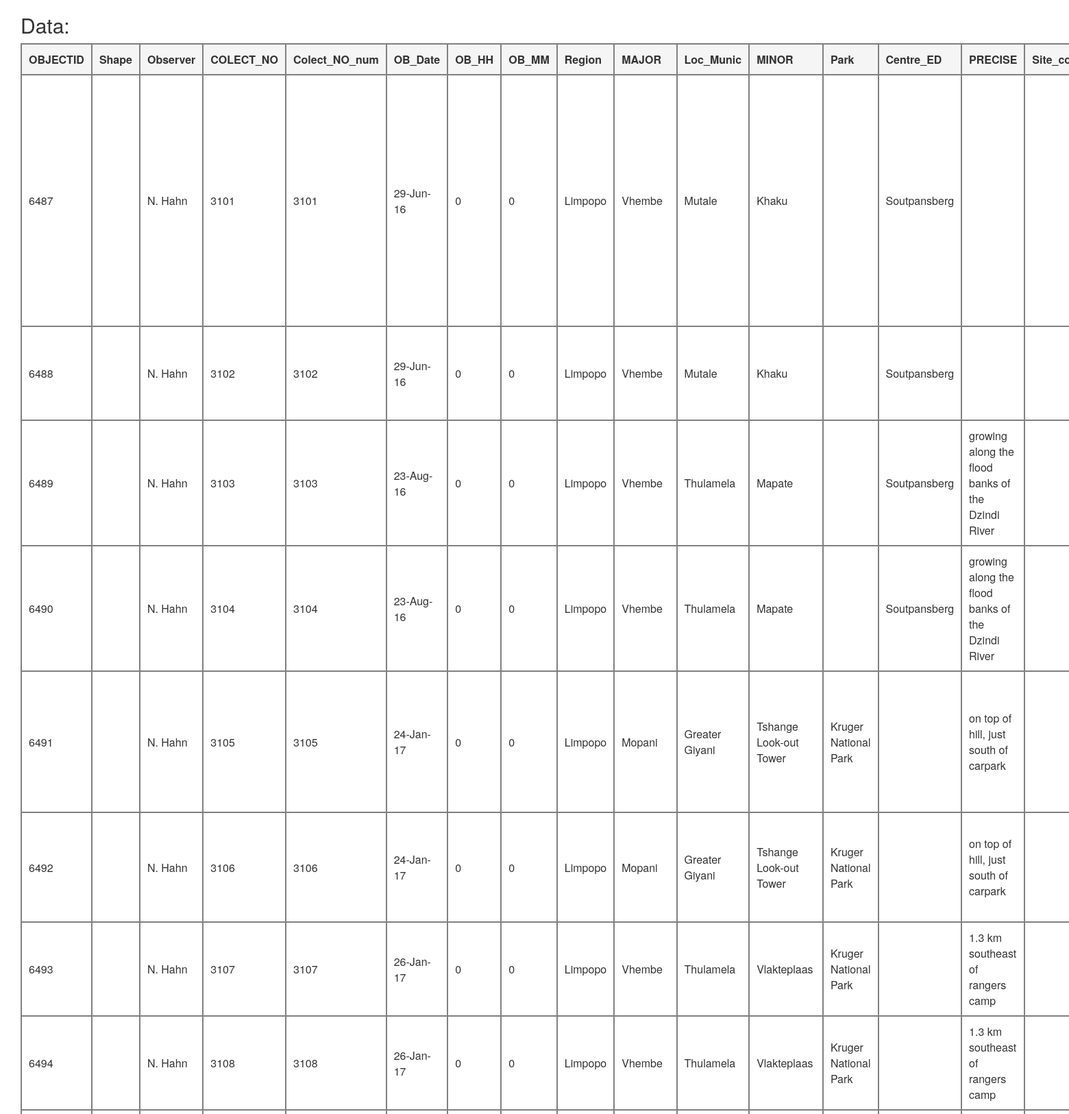
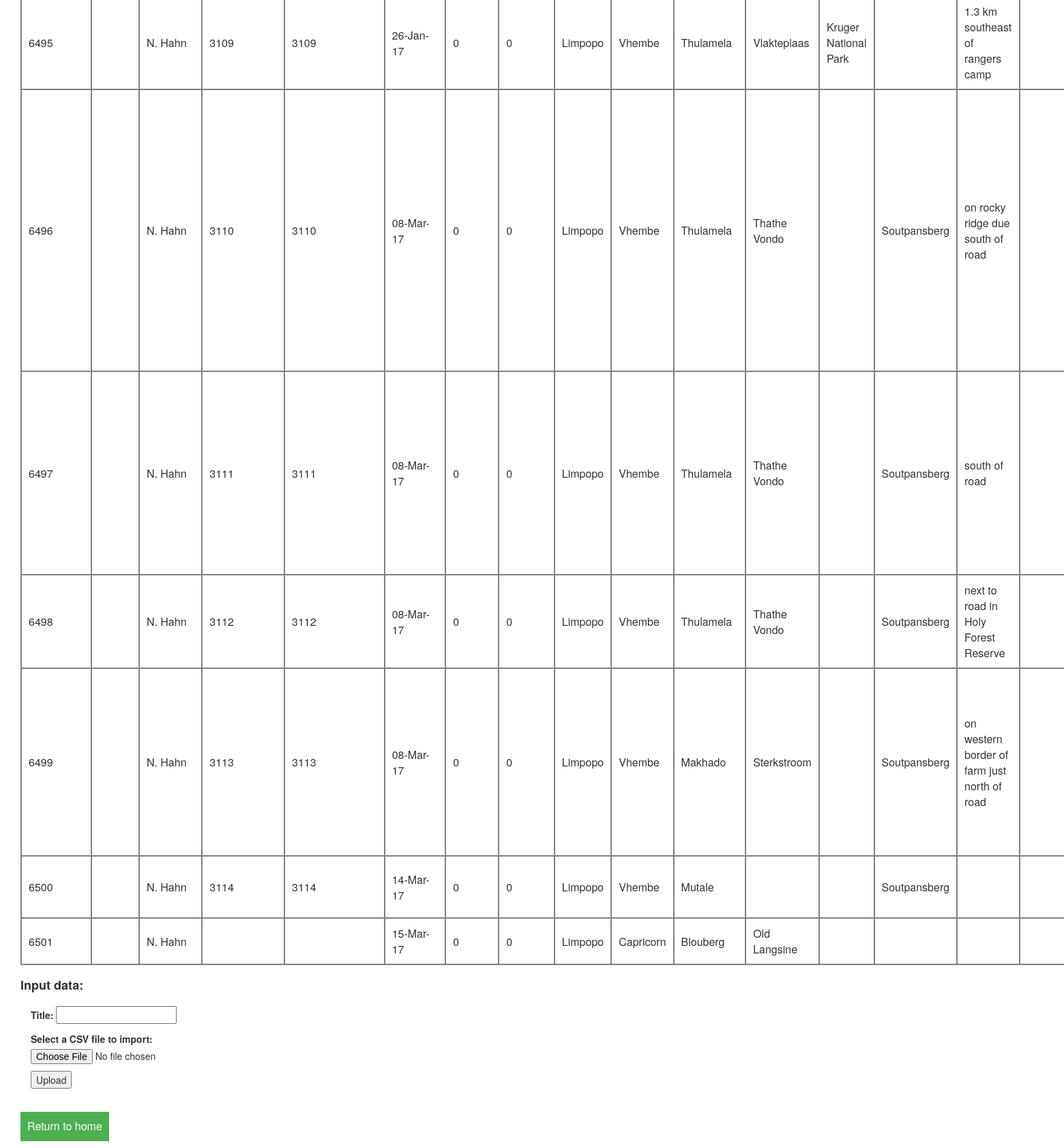
Page /upload/ on the committed database (2 pictures, top to bottom).
### BIMS/models.py (models this page shows, shortened)
class SlotData(models.Model):
    object_id = models.CharField(
        max_length=50,
        verbose_name=_('OBJECTID'),
        blank=True,
    )
    shape = models.CharField(
        max_length=250,
        verbose_name=_('Shape'),
        blank=True,
    )
    observer = models.CharField(
        max_length=100,
        verbose_name=_('Observer'),
        blank=True,
    )
    colect_no = models.CharField(
        max_length=50,
        verbose_name=_('COLECT_NO'),
        blank=True,
    )
    colect_no_num = models.CharField(
        max_length=50,
        verbose_name=_('COLECT_NO_NUM'),
        blank=True,
    )
    ob_date = models.CharField(
        verbose_name=_('OB_Date'),
        max_length=50,
        blank=True,)
    ob_hh = models.CharField(
        max_length=50,
        verbose_name=_('OB_HH'),
        blank=True,
    )
    ob_mm = models.CharField(
        max_length=50,
        verbose_name=_('OB_MM'),
        blank=True,
    )
    region = models.CharField(
        max_length=100,
        verbose_name=_('Region'),
    )
    major = models.CharField(
        max_length=100,
        verbose_name=_('MAJOR'),
        blank=True,
    )
    loc_munic = models.CharField(
        max_length=250,
        verbose_name=_('Loc_Munic'),
        blank=True,
    )
    minor = models.CharField(
        max_length=100,
        verbose_name=_('MINOR'),
        blank=True,
    )
    park = models.CharField(
        max_length=250,
        verbose_name=_('Park'),
        blank=True,
    )
    centre_ed = models.CharField(
        max_length=250,
        verbose_name=_('Centre_ED'),
        blank=True,
    )
    precise = models.TextField(
        verbose_name=_('PRECISE'),
        blank=True,
        max_length=500,
    )
    site_code = models.CharField(
        max_length=250,
        verbose_name=_('Site_code'),
        blank=True,
    )
    notes = models.TextField(
        max_length=1000,
        verbose_name=_('NOTES'),
        blank=True,
    )
    notes_2 = models.TextField(
        max_length=1000,
        verbose_name=_('NOTES_2'),
        blank=True,
    )
    abundance = models.CharField(
        max_length=250,
        verbose_name=_('Abundance'),
        blank=True,
    )
    veg_type = models.CharField(
        max_length=100,
        verbose_name=_('VEG_TYPE'),
        blank=True,
    )
    habitat = models.CharField(
        max_length=250,
        verbose_name=_('Habitat'),
        blank=True,
    )
    substrat = models.CharField(
        max_length=250,
        verbose_name=_('SUBSTRAT'),
        blank=True,
    )
    soile = models.CharField(
        max_length=250,
        verbose_name=_('SOILE'),
        blank=True,
    )
    moisture = models.CharField(
        max_length=250,
        verbose_name=_('MOISTURE'),
        blank=True,
    )
    exposure = models.CharField(
        max_length=250,
        verbose_name=_('EXPOSURE'),
        blank=True,
    )
    lithology = models.CharField(
        max_length=250,
        verbose_name=_('LITHOLOGY'),
        blank=True,
    )
    biotic_efe = models.CharField(
        max_length=250,
        verbose_name=_('Biotic_Efe'),
        blank=True,
    )
    aspect = models.CharField(
        max_length=100,
        verbose_name=_('ASPECT'),
        blank=True,
    )
    asp_no = models.CharField(
        max_length=100,
        verbose_name=_('Asp_no'),
        blank=True,
    )
    asp_mag = models.CharField(
        max_length=100,
        verbose_name=_('Asp_mag'),
        blank=True,
    )
    mag_decline = models.CharField(
        max_length=100,
        verbose_name=_('Mag_decline'),
        blank=True,
    )
    slope = models.CharField(
        max_length=250,
        verbose_name=_('SLOPE'),
        blank=True,
    )
    slope_deg = models.CharField(
        max_length=250,
        verbose_name=_('Slope_deg'),
        blank=True,
    )
    groth_form = models.CharField(
        max_length=250,
        verbose_name=_('GROTH_FORM'),
        blank=True,
    )
    sp_hait = models.CharField(
        max_length=30, blank=True, verbose_name=_('SP_HAIT'))
    spec_morf = models.CharField(
        max_length=250,
        verbose_name=_('SPEC_MORF'),
        blank=True,
    )
    ob_type = models.CharField(
        max_length=250,
        verbose_name=_('OB_type'),
        blank=True,
    )
    ob_method = models.CharField(
        max_length=250,
        verbose_name=_('OB_method'),
        blank=True,
    )
    spes_tipe = models.CharField(
        max_length=250,
        verbose_name=_('SPES_TIPE'),
        blank=True,
    )
    herb = models.CharField(
        max_length=250,
        verbose_name=_('Herb'),
        blank=True,
    )
    p_name = models.CharField(
        max_length=250,
        verbose_name=_('p_name'),
        blank=True,
    )
    name = models.TextField(
        max_length=500,
        verbose_name=_('name'),
        blank=True,
    )
    sp_no = models.CharField(
        max_length=100,
        verbose_name=_('sp_no'),
        blank=True,
    )
    sp_no_pre = models.CharField(
        max_length=100,
        verbose_name=_('sp_no_PRE'),
        blank=True,
    )
    grid_ref = models.CharField(
        max_length=100,
        verbose_name=_('Grid_Ref'),
        blank=True,
    )
    pentad = models.CharField(
        max_length=100,
        verbose_name=_('PENTAD'),
        blank=True,
    )
    alt = models.CharField(
        max_length=100,
        verbose_name=_('alt'),
        blank=True,
    )
    point_x = models.CharField(
        verbose_name=_('POINT_X'),
        blank=True,
        max_length=10,
    )
    point_y = models.CharField(
        verbose_name=_('POINT_Y'),
        blank=True,
        max_length=10,
    )
    point_z = models.CharField(
        verbose_name=_('POINT_Z'),
        blank=True,
        max_length=10,
    )
    point_m = models.CharField(
        verbose_name=_('POINT_M'),
        blank=True,
        max_length=10,
    )
    x_h = models.CharField(
        verbose_name=_('x_h'),
        blank=True,
        max_length=10,
    )
    x_m = models.CharField(
        verbose_name=_('x_m'),
        blank=True,
        max_length=10,
    )
    x_s = models.CharField(
        verbose_name=_('x_s'),
        blank=True,
        max_length=10,
    )
    y_h = models.CharField(
        verbose_name=_('y_h'),
        blank=True,
        max_length=10,
    )
    y_m = models.CharField(
        verbose_name=_('y_m'),
        blank=True,
        max_length=10,
    )
    y_s = models.CharField(
        verbose_name=_('y_s'),
        blank=True,
        max_length=10,
    )
    c_year = models.CharField(
        max_length=10,
        verbose_name=_('c_year'),
        blank=True,
    )
    c_month = models.CharField(
        max_length=10,
        verbose_name=_('c_month'),
        blank=True,
    )
    c_day = models.CharField(
        max_length=10,
        verbose_name=_('c_day'),
        blank=True,
    )
    project = models.CharField(
        max_length=250,
        verbose_name=_('Project'),
        blank=True,
    )
    id_by = models.CharField(
        max_length=250,
        verbose_name=_('ID_By'),
        blank=True,
    )
    verified = models.CharField(
        max_length=250,
        verbose_name=_('Verified'),
        blank=True,
    )
    on_list = models.CharField(
        max_length=100,
        verbose_name=_('on_list'),
        blank=True,
    )
    rd_status = models.CharField(
        max_length=100,
        verbose_name=_('RD_status'),
        blank=True,
    )
    confidence = models.CharField(
        max_length=100,
        verbose_name=_('Confidence'),
        blank=True,
    )
    latitude = models.CharField(
        max_length=100,
        verbose_name=_('LATITUDE'),
        blank=True,
    )
    longitude = models.CharField(
        max_length=100,
        verbose_name=_('LONGITUDE'),
        blank=True,
    )
    data_admin = models.CharField(
        max_length=100,
        verbose_name=_('Data_admin'),
        blank=True,
    )
    i_her_sout = models.CharField(
        max_length=100,
        verbose_name=_('I_HER_SOUT'),
        blank=True,
    )
    need_id = models.CharField(
        max_length=100,
        verbose_name=_('NEED_ID'),
        blank=True,
    )
    det_date = models.CharField(
        max_length=100,
        verbose_name=_('Det_date'),
        blank=True,
    )
    coll_p_no = models.CharField(
        max_length=100,
        verbose_name=_('COLL_P_NO'),
        blank=True,
    )
    ref = models.CharField(
        max_length=250,
        verbose_name=_('Ref'),
        blank=True,
    )
    link2 = models.CharField(
        max_length=250,
        verbose_name=_('link2'),
        blank=True,
    )
    lat_long = models.CharField(
        max_length=250,
        verbose_name=_('latlong'),
        blank=True,
    )
    datum = models.CharField(
        max_length=250,
        verbose_name=_('datum'),
        blank=True,
    )
    class Meta:
        verbose_name = _('Slot Data')
        ordering = ['pk']

### BIMS/views.py (the view)
# urls.py: url(r'^upload/$', views.file_upload, name='upload_file'),
def file_upload(request):
    if request.method == 'POST':
        form = DataTableForm(request.POST, request.FILES)
        if form.is_valid():
            uploaded_file = request.FILES['document']
            reader = csv.reader(uploaded_file)
            header = next(reader)
            for row in reader:
                    _, created = SlotData.objects.get_or_create(
                        object_id=row[0], shape=row[1], observer=row[2],
                        colect_no=row[3], colect_no_num=row[4], ob_date=row[5],
                        ob_hh=row[6], ob_mm=row[7], region=row[8],
                        major=row[9], loc_munic=row[10], minor=row[11],
                        park=row[12], centre_ed=row[13], precise=row[14],
                        site_code=row[15], notes=row[16], notes_2=row[17],
                        abundance=row[18], veg_type=row[19], habitat=row[20],
                        substrat=row[21], soile=row[22], moisture=row[23],
                        exposure=row[24], lithology=row[25], biotic_efe=row[26],
                        aspect=row[27], asp_no=row[28], asp_mag=row[29],
                        mag_decline=row[30], slope=row[31], slope_deg=row[32],
                        groth_form=row[33], sp_hait=row[34], spec_morf=row[35],
                        ob_type=row[36], ob_method=row[37], spes_tipe=row[38],
                        herb=row[39], p_name=row[40], name=row[41], sp_no=row[42],
                        sp_no_pre=row[43], grid_ref=row[44], pentad=row[45], alt=row[46],
                        point_x=row[47], point_y=row[48], point_z=row[49],
                        point_m=row[50], x_h=row[51], x_m=row[52], x_s=row[53],
                        y_h=row[54], y_m=row[55], y_s=row[56], c_year=row[57],
                        c_month=row[58], c_day=row[59], project=row[60], id_by=row[61],
                        verified=row[62], on_list=row[63], rd_status=row[64],
                        confidence=row[65], latitude=row[66], longitude=row[67],
                        data_admin=row[68], i_her_sout=row[69], need_id=row[70],
                        det_date=row[71], coll_p_no=row[72], ref=row[73], link2=row[74],
                        lat_long=row[75], datum=row[76])
            form.save()
    else:
        form = DataTableForm()
    slotdata = SlotData.objects.all()
    return render(request, 'upload.html', {
        'form': form, 'slotdata':slotdata,
    })

### BIMS/forms.py (shortened to what this page needs)
class DataTableForm(forms.ModelForm):
    title = forms.CharField(max_length=50)
    document = forms.FileField(
        label='Select a CSV file to import:',
        required=False
    )
    class Meta:
        model = DataTable
        fields = ('title', 'document',)
    def __init__(self, *args, **kwargs):
        super(DataTableForm, self).__init__(*args, **kwargs)

### BIMS/templates/upload.html (shortened to what this page needs)
{% load i18n %}
{% block head_title %}<h2 style="margin-left: 30px;">Data:</h2>{% endblock %}
{% load static %}
{% block css_head %}
    <link href="https://cdnjs.cloudflare.com/ajax/libs/jqueryui/1.11.4/jquery-ui.min.css" rel="stylesheet" type="text/css" media="screen, projection" />
    <link rel="stylesheet" href="https://maxcdn.bootstrapcdn.com/bootstrap/3.3.5/css/bootstrap.min.css">
    <link rel="stylesheet" href="https://maxcdn.bootstrapcdn.com/bootstrap/3.3.5/css/bootstrap-theme.min.css">
{% endblock css_head %}
{% block content %}
    {% include "data_grid.html" %}
    <h4 style="margin-top: 20px; font-weight: bold; margin-left: 30px">Input data:</h4>
    <div class="container" style="margin-top: 20px; margin-left: 30px">
        <form name="file_uploaded" method="post" enctype="multipart/form-data">
            {{ form.as_p }}
            <button type="submit">Upload</button>
        </form>
    </div>
  <p style="margin-top: 20px; margin-left: 30px;"><a class="button" href="{% url 'index' %}">Return to home</a></p>
{% endblock %}

### BIMS/templates/data_grid.html (shortened to what this page needs)
{% block content %}
    <table>
    <tr>
        <th>OBJECTID</th> <th>Shape</th> <th>Observer</th> <th>COLECT_NO</th> <th>Colect_NO_num</th> <th>OB_Date</th>
        <th>OB_HH</th> <th>OB_MM</th> <th>Region</th> <th>MAJOR</th> <th>Loc_Munic</th>	<th>MINOR</th> <th>Park</th>
        <th>Centre_ED</th> <th>PRECISE</th>	<th>Site_code</th> <th>NOTES</th> <th>NOTES_2</th> <th>Abundance</th>
    </tr>
    {% for slot in slotdata %}
        <tr>
            <td>{{ slot.object_id }}</td> <td>{{ slot.shape }}</td> <td>{{ slot.observer }}</td> <td>{{ slot.colect_no }}</td>
            <td>{{ slot.colect_no_num }}</td> <td>{{ slot.ob_date }}</td> <td>{{ slot.ob_hh }}</td> <td>{{ slot.ob_mm }}</td> <td>{{ slot.region }}</td>
            <td>{{ slot.major }}</td> <td>{{ slot.loc_munic }}</td> <td>{{ slot.minor }}</td> <td>{{ slot.park }}</td>
            <td>{{ slot.centre_ed }}</td> <td>{{ slot.precise }}</td> <td>{{ slot.site_code }}</td> <td>{{ slot.notes }}</td>
        </tr>
    {% endfor %}
    </table>
{% endblock %}

### BIMS/templates/upload.html (style rules this page uses)
.button { background-color: #4CAF50; border: none; color: white; padding: 10px 10px; text-align: center; text-decoration: none; display: inline-block; font-size: 16px; }

### BIMS/templates/data_grid.html (style rules this page uses)
table { margin: 10px 30px; }
th { background-color: #f5f5f5; }
table, td, th { padding: 10px; border: 2px solid grey; }

### rows in the picture
SlotData: object_id "6487", observer "N. Hahn", colect_no "3101", colect_no_num "3101", ob_date "29-Jun-16", ob_hh "0", ob_mm "0", region "Limpopo", major "Vhembe", loc_munic "Mutale", minor "Khaku", centre_ed "Soutpansberg"
SlotData: object_id "6488", observer "N. Hahn", colect_no "3102", colect_no_num "3102", ob_date "29-Jun-16", ob_hh "0", ob_mm "0", region "Limpopo", major "Vhembe", loc_munic "Mutale", minor "Khaku", centre_ed "Soutpansberg"
SlotData: object_id "6489", observer "N. Hahn", colect_no "3103", colect_no_num "3103", ob_date "23-Aug-16", ob_hh "0", ob_mm "0", region "Limpopo", major "Vhembe", loc_munic "Thulamela", minor "Mapate", centre_ed "Soutpansberg", precise "growing along the flood banks of the Dzindi River"
SlotData: object_id "6490", observer "N. Hahn", colect_no "3104", colect_no_num "3104", ob_date "23-Aug-16", ob_hh "0", ob_mm "0", region "Limpopo", major "Vhembe", loc_munic "Thulamela", minor "Mapate", centre_ed "Soutpansberg", precise "growing along the flood banks of the Dzindi River"
SlotData: object_id "6491", observer "N. Hahn", colect_no "3105", colect_no_num "3105", ob_date "24-Jan-17", ob_hh "0", ob_mm "0", region "Limpopo", major "Mopani", loc_munic "Greater Giyani", minor "Tshange Look-out Tower", park "Kruger National Park", precise "on top of hill, just south of carpark"
SlotData: object_id "6492", observer "N. Hahn", colect_no "3106", colect_no_num "3106", ob_date "24-Jan-17", ob_hh "0", ob_mm "0", region "Limpopo", major "Mopani", loc_munic "Greater Giyani", minor "Tshange Look-out Tower", park "Kruger National Park", precise "on top of hill, just south of carpark"
SlotData: object_id "6493", observer "N. Hahn", colect_no "3107", colect_no_num "3107", ob_date "26-Jan-17", ob_hh "0", ob_mm "0", region "Limpopo", major "Vhembe", loc_munic "Thulamela", minor "Vlakteplaas", park "Kruger National Park", precise "1.3 km southeast of rangers camp"
SlotData: object_id "6494", observer "N. Hahn", colect_no "3108", colect_no_num "3108", ob_date "26-Jan-17", ob_hh "0", ob_mm "0", region "Limpopo", major "Vhembe", loc_munic "Thulamela", minor "Vlakteplaas", park "Kruger National Park", precise "1.3 km southeast of rangers camp"
SlotData: object_id "6495", observer "N. Hahn", colect_no "3109", colect_no_num "3109", ob_date "26-Jan-17", ob_hh "0", ob_mm "0", region "Limpopo", major "Vhembe", loc_munic "Thulamela", minor "Vlakteplaas", park "Kruger National Park", precise "1.3 km southeast of rangers camp"
SlotData: object_id "6496", observer "N. Hahn", colect_no "3110", colect_no_num "3110", ob_date "08-Mar-17", ob_hh "0", ob_mm "0", region "Limpopo", major "Vhembe", loc_munic "Thulamela", minor "Thathe Vondo", centre_ed "Soutpansberg", precise "on rocky ridge due south of road"
SlotData: object_id "6497", observer "N. Hahn", colect_no "3111", colect_no_num "3111", ob_date "08-Mar-17", ob_hh "0", ob_mm "0", region "Limpopo", major "Vhembe", loc_munic "Thulamela", minor "Thathe Vondo", centre_ed "Soutpansberg", precise "south of road"
SlotData: object_id "6498", observer "N. Hahn", colect_no "3112", colect_no_num "3112", ob_date "08-Mar-17", ob_hh "0", ob_mm "0", region "Limpopo", major "Vhembe", loc_munic "Thulamela", minor "Thathe Vondo", centre_ed "Soutpansberg", precise "next to road in Holy Forest Reserve"
SlotData: object_id "6499", observer "N. Hahn", colect_no "3113", colect_no_num "3113", ob_date "08-Mar-17", ob_hh "0", ob_mm "0", region "Limpopo", major "Vhembe", loc_munic "Makhado", minor "Sterkstroom", centre_ed "Soutpansberg", precise "on western border of farm just north of road"
SlotData: object_id "6500", observer "N. Hahn", colect_no "3114", colect_no_num "3114", ob_date "14-Mar-17", ob_hh "0", ob_mm "0", region "Limpopo", major "Vhembe", loc_munic "Mutale", centre_ed "Soutpansberg"
SlotData: object_id "6501", observer "N. Hahn", ob_date "15-Mar-17", ob_hh "0", ob_mm "0", region "Limpopo", major "Capricorn", loc_munic "Blouberg", minor "Old Langsine"
